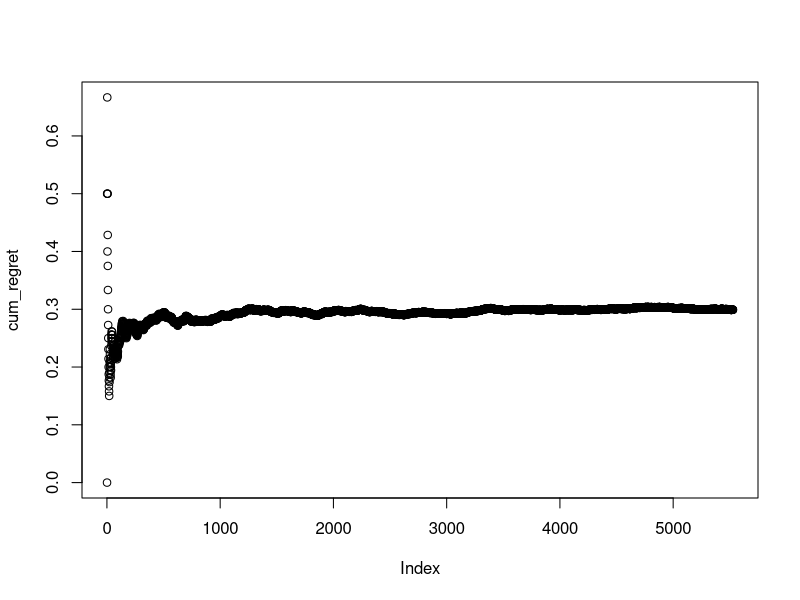

Generate this figure with R: (Note: this script raises an error after producing the figure.)
#!/usr/bin/env Rscript

## Process the input argument 
args <- commandArgs(trailingOnly = TRUE)
seed<- as.integer(args[1])

## Default arguments for debug
if(is.na(seed)) seed <- 1

## Parameters
K <- 3

## Load libraries
suppressPackageStartupMessages(library(tidyverse))
suppressPackageStartupMessages(library(glmnet))

## Read the dataset
data <- read_csv("../datasets/warfarin.txt", col_names = FALSE)
T <- nrow(data)
d <- ncol(data) - 1

## Randomly permute the data
set.seed(seed)
new_order <- sample(1:T, T, replace = FALSE)
data <- data[new_order,]
names(data) <- c(paste0("X",1:d), "Y")

## Obtain the coefficient
lm_res1 <- glm(-(Y != 0) + 1~., data, family = binomial)
beta1 <- coef(lm_res1)
lm_res2 <- glm(-(Y != 1) + 1~., data, family = "binomial")
beta2 <- coef(lm_res2)
lm_res3 <- glm(-(Y != 2) + 1~., data, family = "binomial")
beta3 <- coef(lm_res3)

## Extract X and the optimal reward
X <- as.matrix(data[, 1:d])
max_reward <- data$Y


## Initialization
reward <- c()


  ## Initialize the training data
  X_train <- c()
  Y_train <- c()
  ## Loop through the t steps
  for(t in 1:T){
    
      ## Randomly choose an arm
      est_reward1 <- beta1[1] + beta1[-1] %*% X[t,]
      est_reward2 <- beta2[1] + beta2[-1] %*% X[t,]
      est_reward3 <- beta3[1] + beta3[-1] %*% X[t,]
      a <- which.max(c(est_reward1, est_reward2, est_reward3))

      ## Record the regret
      ins_reward <- -(a - 1 != max_reward[t])
      reward <- c(reward, ins_reward)

  }



regret <- -reward
cum_regret <- cumsum(regret) / (1:T)
plot(cum_regret)

output <- data.frame(max_reward = max_reward, reward = reward, cum_regret = cum_regret)
out_file <- sprintf("../results/warfarin_logistic_seed%d.txt", seed)
write_delim(output, out_file)






